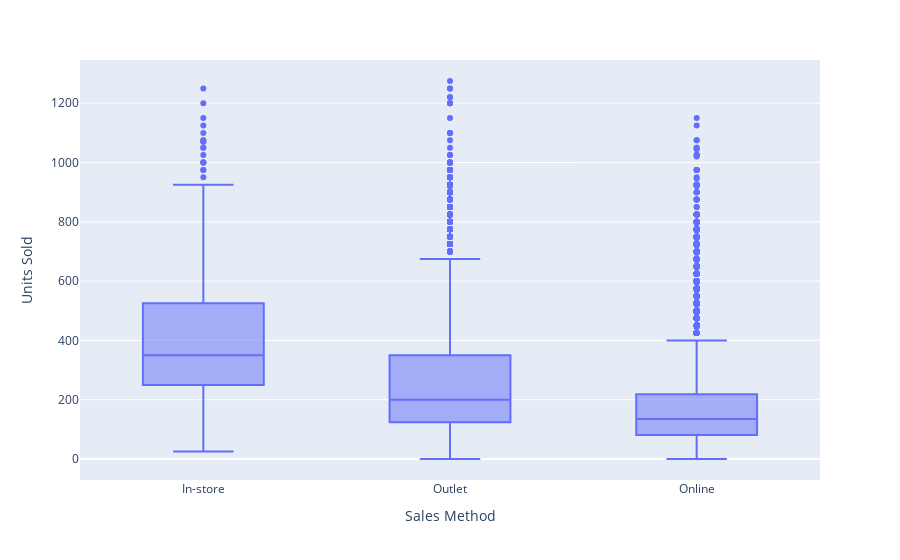

Notebook code for this chart:
### Code cell
px.box(df,x='Sales Method',y='Units Sold')

### Figure 1 — Plotly figure (JSON) as saved in the notebook; plotly's stock layout.template omitted (floating-point values rounded to 4 significant figures; data arrays with more than 128 entries replaced by an {"elided": "..."} marker saying what was removed)
{"data": [{"alignmentgroup": "True", "hovertemplate": "Sales Method=%{x}<br>Units Sold=%{y}<extra></extra>", "legendgroup": "", "marker": {"color": "#636efa"}, "name": "", "notched": false, "offsetgroup": "", "orientation": "v", "showlegend": false, "type": "box", "x": {"elided": "9648 str values"}, "x0": " ", "xaxis": "x", "y": {"elided": "9648 int values"}, "y0": " ", "yaxis": "y"}], "layout": {"boxmode": "group", "legend": {"tracegroupgap": 0}, "margin": {"t": 60}, "xaxis": {"anchor": "y", "domain": [0, 1], "title": {"text": "Sales Method"}}, "yaxis": {"anchor": "x", "domain": [0, 1], "title": {"text": "Units Sold"}}}}
